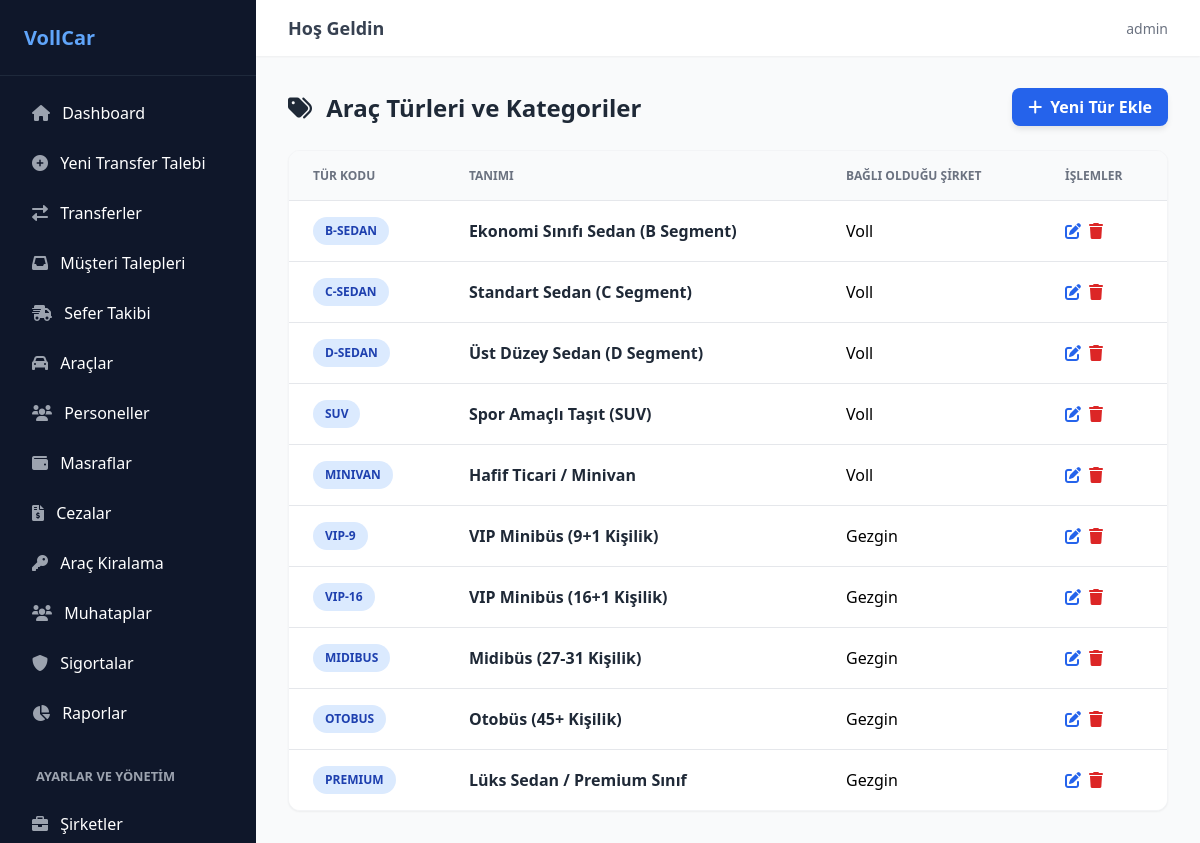
Page /arac-turleri/ (signed in) on the committed database.
### transfer/models.py (models this page shows, shortened)
class AracTuru(models.Model):
    kodu = models.CharField(max_length=50, unique=True, null=True, blank=True)
    tanimi = models.CharField(max_length=100)
    firma = models.ForeignKey('Firma', on_delete=models.CASCADE, null=True, blank=True, verbose_name="Şirket")

class Firma(models.Model):
    sirket_kodu = models.CharField(max_length=50, unique=True, null=True, blank=True, verbose_name="Şirket Kodu")
    ad = models.CharField(max_length=200, verbose_name="Şirket Adı")
    iletisim = models.CharField(max_length=100, null=True, blank=True, verbose_name="İletişim Bilgisi")
    def __str__(self):
        return self.ad

### transfer/views.py (the view)
# urls.py: path('arac-turleri/', staff_only(views.arac_turu_listesi), name='arac_turu_listesi'),
@login_required
def arac_turu_listesi(request):
    turler = AracTuru.objects.all()
    return render(request, 'transfer/arac_turu_listesi.html', {'arac_turleri': turler})

### transfer/urls.py (called while the page is built)
def staff_only(view_func):
    return user_passes_test(lambda u: u.is_staff, login_url='transfer_listesi')(view_func)

### transfer/templates/transfer/arac_turu_listesi.html (shortened to what this page needs)
{% extends "transfer/base.html" %}
{% block content %}
<div class="card-container-large">
    <div class="card-header">
        <h1 class="card-title"><i class="fas fa-tags mr-2"></i> Araç Türleri ve Kategoriler</h1>
        <a href="{% url 'arac_turu_ekle' %}" class="btn-blue">
            <i class="fas fa-plus"></i> Yeni Tür Ekle
        </a>
    </div>
    <div class="table-container" style="margin-top:20px;">
        <table class="data-table">
            <thead>
                <tr>
                    <th>Tür Kodu</th>
                    <th>Tanımı</th>
                    <th>Bağlı Olduğu Şirket</th>
                    <th>İşlemler</th>
                </tr>
            </thead>
            <tbody>
                {% for tur in arac_turleri %}
                <tr>
                    <td><span class="badge badge-blue">{{ tur.kodu|default:"-" }}</span></td>
                    <td class="table-text-bold">{{ tur.tanimi }}</td>
                    <td>{{ tur.firma|default:"Genel" }}</td>
                    <td>
                        <div class="action-buttons">
                            <a href="{% url 'arac_turu_duzenle' tur.id %}" class="action-btn-blue" title="Düzenle"><i class="fas fa-edit"></i></a>
                            <a href="{% url 'arac_turu_sil' tur.id %}" class="action-btn-red" title="Sil"><i class="fas fa-trash"></i></a>
                        </div>
                    </td>
                </tr>
                {% empty %}
                <tr>
                    <td colspan="4" class="empty-state">Henüz bir araç türü tanımlanmamış.</td>
                </tr>
                {% endfor %}
            </tbody>
        </table>
    </div>
</div>
{% endblock %}

### transfer/templates/transfer/base.html (shortened to what this page needs)
{% load static %}
<!DOCTYPE html>
<html lang="tr">
<head>
    <link rel="stylesheet" href="{% static 'transfer/css/style.css' %}">
    <link rel="stylesheet" href="https://cdnjs.cloudflare.com/ajax/libs/font-awesome/6.0.0/css/all.min.css">
</head>
<body>
    <div class="app-container">
        <aside class="sidebar" style="overflow-y: auto; height: 100vh;">
            <div class="sidebar-header">
                VollCar
            </div>
            <nav class="sidebar-nav">
                {% if request.user.is_staff %}
                <a href="{% url 'dashboard' %}" class="nav-link {% if request.resolver_match.url_name == 'dashboard' %}active{% endif %}">
                    <i class="fas fa-home"></i> Dashboard
                </a>
                {% endif %}
                <a href="{% url 'transfer_ekle' %}" class="nav-link {% if request.resolver_match.url_name == 'transfer_ekle' %}active{% endif %}">
                    <i class="fas fa-plus-circle"></i> Yeni Transfer Talebi
                </a>
                <a href="{% url 'transfer_listesi' %}" class="nav-link {% if request.resolver_match.url_name == 'transfer_listesi' %}active{% endif %}">
                    <i class="fas fa-exchange-alt"></i> Transferler
                </a>
                {% if request.user.is_staff %}
                <a href="{% url 'transfer_talep_listesi' %}" class="nav-link {% if request.resolver_match.url_name == 'transfer_talep_listesi' %}active{% endif %}">
                    <i class="fas fa-inbox"></i> Müşteri Talepleri
                </a>
                <a href="{% url 'sefer_listesi' %}" class="nav-link {% if request.resolver_match.url_name == 'sefer_listesi' %}active{% endif %}">
                    <i class="fas fa-shipping-fast"></i> Sefer Takibi
                </a>
                <a href="{% url 'arac_listesi' %}" class="nav-link {% if request.resolver_match.url_name == 'arac_listesi' or request.resolver_match.url_name == 'arac_ekle' %}active{% endif %}">
                    <i class="fas fa-car"></i> Araçlar
                </a>
                <a href="{% url 'personel_listesi' %}" class="nav-link {% if request.resolver_match.url_name == 'personel_listesi' or request.resolver_match.url_name == 'personel_ekle' %}active{% endif %}">
                    <i class="fas fa-users"></i> Personeller
                </a>
                <a href="{% url 'masraf_listesi' %}" class="nav-link {% if 'masraf' in request.resolver_match.url_name %}active{% endif %}">
                    <i class="fas fa-wallet"></i> Masraflar
                </a>
                <a href="{% url 'ceza_listesi' %}" class="nav-link {% if 'ceza' in request.resolver_match.url_name %}active{% endif %}">
                    <i class="fas fa-file-invoice-dollar"></i> Cezalar
                </a>
                <a href="{% url 'kiralama_listesi' %}" class="nav-link {% if 'kiralama' in request.resolver_match.url_name %}active{% endif %}">
                    <i class="fas fa-key"></i> Araç Kiralama
                </a>
                <a href="{% url 'muhatap_listesi' %}" class="nav-link {% if 'muhatap' in request.resolver_match.url_name %}active{% endif %}">
                    <i class="fas fa-users"></i> Muhataplar
                </a>
                <a href="{% url 'sigorta_listesi' %}" class="nav-link {% if 'sigorta' in request.resolver_match.url_name %}active{% endif %}">
                    <i class="fas fa-shield-alt"></i> Sigortalar
                </a>
                <a href="{% url 'raporlar_ana' %}" class="nav-link {% if 'rapor' in request.resolver_match.url_name %}active{% endif %}">
                    <i class="fas fa-chart-pie"></i> Raporlar
                </a>
                <div style="padding: 10px 20px; font-size: 0.8rem; color: #9ca3af; text-transform: uppercase; font-weight: bold; margin-top: 15px;">Ayarlar ve Yönetim</div>
                <a href="{% url 'firma_listesi' %}" class="nav-link {% if 'firma' in request.resolver_match.url_name %}active{% endif %}">
                    <i class="fas fa-briefcase"></i> Şirketler
                </a>
                {% endif %}
            </nav>
        </aside>
        <main class="main-content">
            <header class="top-header">
                <h2 class="header-title">Hoş Geldin</h2>
                <div class="user-actions">
                    <span class="user-info">{{ user.username }}</span>
                </div>
            </header>
            <div class="content-wrapper">
                {% block content %}
                {% endblock %}
            </div>
        </main>
    </div>
</body>
</html>

### transfer/static/transfer/css/style.css (style rules this page uses)
body { background-color: #f3f4f6; font-family: ui-sans-serif, system-ui, -apple-system, BlinkMacSystemFont, "Segoe UI", Roboto, "Helvetica Neue", Arial, sans-serif; -webkit-font-smoothing: antialiased; margin: 0; padding: 0; }
.app-container { display: flex; height: 100vh; overflow: hidden; }
.sidebar { width: 256px; background-color: #0f172a; color: white; flex-shrink: 0; display: flex; flex-direction: column; }
.sidebar-header { padding: 1.5rem; font-size: 1.25rem; font-weight: 700; border-bottom: 1px solid #1e293b; color: #60a5fa; }
.sidebar-nav { flex: 1; padding: 1rem; display: flex; flex-direction: column; gap: 0.5rem; }
.sidebar { scrollbar-width: thin; scrollbar-color: #3b82f6 transparent; }
.nav-link { display: block; padding: 0.625rem 1rem; border-radius: 0.25rem; transition: background-color 0.2s; color: white; text-decoration: none; }
.nav-link i { margin-right: 0.5rem; color: #9ca3af; }
.main-content { flex: 1; overflow-y: auto; background-color: #f9fafb; }
.top-header { background-color: white; box-shadow: 0 1px 2px 0 rgba(0, 0, 0, 0.05); padding: 1rem 2rem; display: flex; justify-content: space-between; align-items: center; }
.header-title { font-size: 1.125rem; font-weight: 600; color: #374151; margin: 0; }
.user-info { font-size: 0.875rem; color: #6b7280; }
.user-actions { display: flex; align-items: center; gap: 1rem; }
.content-wrapper { padding: 2rem; }
.card-container-large { max-width: 80rem; margin: 0 auto; }
.card-header { display: flex; justify-content: space-between; align-items: center; margin-bottom: 1.5rem; }
.card-title { font-size: 1.5rem; font-weight: 700; color: #1f2937; margin: 0; }
.btn-blue { background-color: #2563eb; color: white; padding: 0.5rem 1rem; border-radius: 0.5rem; text-decoration: none; display: inline-flex; align-items: center; font-weight: 600; box-shadow: 0 4px 6px -1px rgba(0, 0, 0, 0.1); transition: background-color 0.2s; border: none; cursor: pointer; }
.btn-blue i { margin-right: 0.5rem; }
.table-container { background-color: white; border-radius: 0.75rem; box-shadow: 0 1px 2px 0 rgba(0, 0, 0, 0.05); border: 1px solid #f3f4f6; overflow: hidden; overflow-x: auto; }
.data-table { min-width: 100%; border-collapse: collapse; }
.data-table th { background-color: #f9fafb; padding: 1rem 1.5rem; text-align: left; font-size: 0.75rem; font-weight: 700; color: #6b7280; text-transform: uppercase; }
.data-table td { padding: 1rem 1.5rem; background-color: white; border-top: 1px solid #e5e7eb; }
.badge { padding: 0.25rem 0.75rem; display: inline-flex; font-size: 0.75rem; line-height: 1.25rem; font-weight: 600; border-radius: 9999px; }
.badge-blue { background-color: #dbeafe; color: #1e40af; }
.action-buttons { display: flex; align-items: center; gap: 0.5rem; }
.action-btn-blue { color: #2563eb; transition: color 0.2s; text-decoration: none; }
.action-btn-red { color: #dc2626; transition: color 0.2s; text-decoration: none; }
.mr-2 { margin-right: 0.5rem; }
.table-text-bold { font-weight: bold; color: #1f2937; }

### rows in the picture
AracTuru: kodu "B-SEDAN", tanimi "Ekonomi Sınıfı Sedan (B Segment)", firma "Voll"
AracTuru: kodu "C-SEDAN", tanimi "Standart Sedan (C Segment)", firma "Voll"
AracTuru: kodu "D-SEDAN", tanimi "Üst Düzey Sedan (D Segment)", firma "Voll"
AracTuru: kodu "SUV", tanimi "Spor Amaçlı Taşıt (SUV)", firma "Voll"
AracTuru: kodu "MINIVAN", tanimi "Hafif Ticari / Minivan", firma "Voll"
AracTuru: kodu "VIP-9", tanimi "VIP Minibüs (9+1 Kişilik)", firma "Gezgin"
AracTuru: kodu "VIP-16", tanimi "VIP Minibüs (16+1 Kişilik)", firma "Gezgin"
AracTuru: kodu "MIDIBUS", tanimi "Midibüs (27-31 Kişilik)", firma "Gezgin"
AracTuru: kodu "OTOBUS", tanimi "Otobüs (45+ Kişilik)", firma "Gezgin"
AracTuru: kodu "PREMIUM", tanimi "Lüks Sedan / Premium Sınıf", firma "Gezgin"

### other values in the picture
{{ user.username }} "admin"
